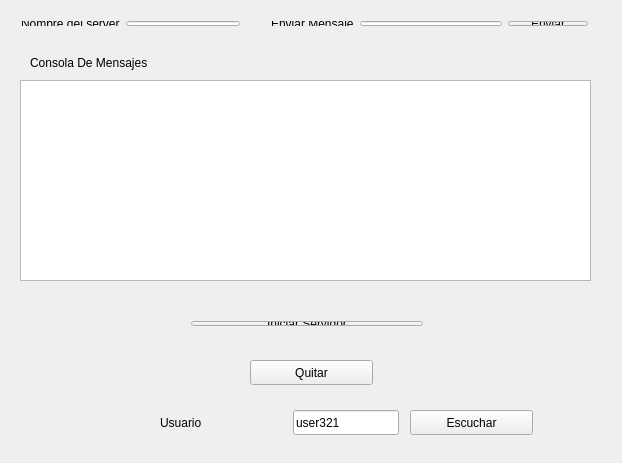
<?xml version="1.0" encoding="UTF-8"?>
<ui version="4.0">
 <class>Widget</class>
 <widget class="QWidget" name="Widget">
  <property name="geometry">
   <rect>
    <x>0</x>
    <y>0</y>
    <width>622</width>
    <height>463</height>
   </rect>
  </property>
  <property name="windowTitle">
   <string>Widget</string>
  </property>
  <widget class="QWidget" name="layoutWidget">
   <property name="geometry">
    <rect>
     <x>180</x>
     <y>310</y>
     <width>254</width>
     <height>27</height>
    </rect>
   </property>
   <layout class="QHBoxLayout" name="horizontalLayout_2">
    <item>
     <widget class="QPushButton" name="iniciar">
      <property name="text">
       <string>Iniciar Servidor</string>
      </property>
     </widget>
    </item>
   </layout>
  </widget>
  <widget class="QWidget" name="layoutWidget">
   <property name="geometry">
    <rect>
     <x>10</x>
     <y>10</y>
     <width>241</width>
     <height>27</height>
    </rect>
   </property>
   <layout class="QHBoxLayout" name="horizontalLayout_3">
    <item>
     <widget class="QLabel" name="label_2">
      <property name="text">
       <string>Nombre del server</string>
      </property>
     </widget>
    </item>
    <item>
     <widget class="QLineEdit" name="servidor"/>
    </item>
   </layout>
  </widget>
  <widget class="QListWidget" name="CONSOLE">
   <property name="geometry">
    <rect>
     <x>20</x>
     <y>80</y>
     <width>571</width>
     <height>201</height>
    </rect>
   </property>
  </widget>
  <widget class="QLabel" name="label_3">
   <property name="geometry">
    <rect>
     <x>30</x>
     <y>50</y>
     <width>151</width>
     <height>25</height>
    </rect>
   </property>
   <property name="text">
    <string>Consola De Mensajes</string>
   </property>
  </widget>
  <widget class="QPushButton" name="quitar">
   <property name="geometry">
    <rect>
     <x>250</x>
     <y>360</y>
     <width>123</width>
     <height>25</height>
    </rect>
   </property>
   <property name="text">
    <string>Quitar</string>
   </property>
  </widget>
  <widget class="QWidget" name="layoutWidget">
   <property name="geometry">
    <rect>
     <x>260</x>
     <y>10</y>
     <width>339</width>
     <height>27</height>
    </rect>
   </property>
   <layout class="QHBoxLayout" name="horizontalLayout_4">
    <item>
     <widget class="QLabel" name="label">
      <property name="text">
       <string>Enviar Mensaje</string>
      </property>
     </widget>
    </item>
    <item>
     <widget class="QLineEdit" name="msj"/>
    </item>
    <item>
     <widget class="QPushButton" name="enviar">
      <property name="text">
       <string>Enviar</string>
      </property>
     </widget>
    </item>
   </layout>
  </widget>
  <widget class="QLineEdit" name="user">
   <property name="geometry">
    <rect>
     <x>293</x>
     <y>410</y>
     <width>106</width>
     <height>25</height>
    </rect>
   </property>
   <property name="text">
    <string>user321</string>
   </property>
  </widget>
  <widget class="QLabel" name="label_4">
   <property name="geometry">
    <rect>
     <x>160</x>
     <y>410</y>
     <width>127</width>
     <height>25</height>
    </rect>
   </property>
   <property name="text">
    <string>Usuario</string>
   </property>
  </widget>
  <widget class="QPushButton" name="escu">
   <property name="geometry">
    <rect>
     <x>410</x>
     <y>410</y>
     <width>123</width>
     <height>25</height>
    </rect>
   </property>
   <property name="text">
    <string>Escuchar</string>
   </property>
  </widget>
  <zorder>layoutWidget</zorder>
  <zorder>layoutWidget</zorder>
  <zorder>layoutWidget</zorder>
  <zorder>CONSOLE</zorder>
  <zorder>label_3</zorder>
  <zorder>quitar</zorder>
  <zorder>user</zorder>
  <zorder>label_4</zorder>
  <zorder>escu</zorder>
 </widget>
 <layoutdefault spacing="6" margin="11"/>
 <resources/>
 <connections/>
</ui>
